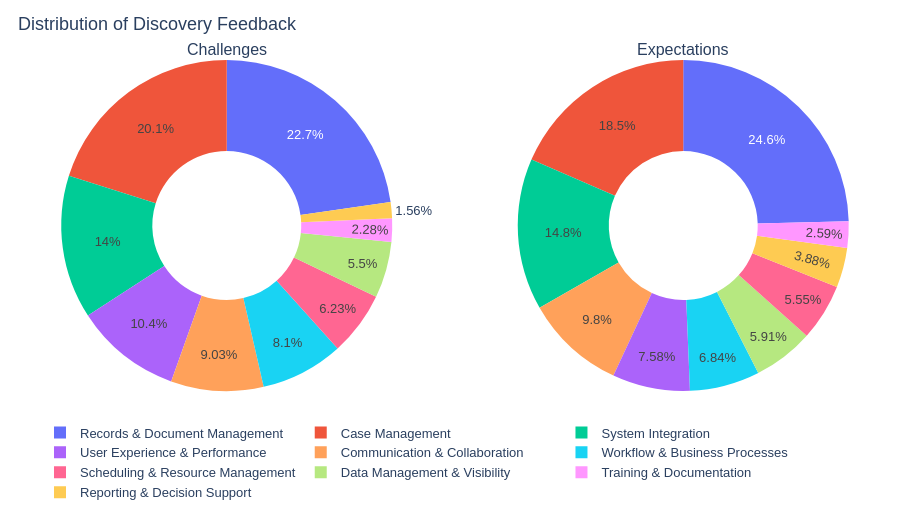

Here is the notebook cell this chart was saved with:
### Code cell
fig = make_subplots(
    rows=1,
    cols=2,
    specs=[[{"type": "domain"}, {"type": "domain"}]],
    subplot_titles=("Challenges", "Expectations"),
)

for col, frame, name in [
    (1, challenges, "Challenges"),
    (2, expectations, "Expectations"),
]:
    counts = frame["Category"].value_counts().reindex(CATEGORY_ORDER).fillna(0)
    fig.add_trace(
        go.Pie(
            labels=counts.index,
            values=counts.values,
            hole=0.45,
            name=name,
            textinfo="percent",
            hovertemplate="%{label}<br>%{value} records (%{percent})<extra></extra>",
        ),
        row=1,
        col=col,
    )

fig.update_layout(
    title_text="Distribution of Discovery Feedback",
    height=520,
    legend=dict(orientation="h", y=-0.08),
)
show(fig, "category_share_donuts")

### Figure 1 — Plotly figure (JSON) as saved in the notebook; plotly's stock layout.template omitted (floating-point values rounded to 4 significant figures)
{"data": [{"domain": {"x": [0, 0.45], "y": [0, 1]}, "hole": 0.45, "hovertemplate": "%{label}<br>%{value} records (%{percent})<extra></extra>", "labels": ["Workflow & Business Processes", "Case Management", "Data Management & Visibility", "Records & Document Management", "System Integration", "Reporting & Decision Support", "Communication & Collaboration", "Scheduling & Resource Management", "User Experience & Performance", "Training & Documentation"], "name": "Challenges", "textinfo": "percent", "type": "pie", "values": [78, 194, 53, 219, 135, 15, 87, 60, 100, 22]}, {"domain": {"x": [0.55, 1], "y": [0, 1]}, "hole": 0.45, "hovertemplate": "%{label}<br>%{value} records (%{percent})<extra></extra>", "labels": ["Workflow & Business Processes", "Case Management", "Data Management & Visibility", "Records & Document Management", "System Integration", "Reporting & Decision Support", "Communication & Collaboration", "Scheduling & Resource Management", "User Experience & Performance", "Training & Documentation"], "name": "Expectations", "textinfo": "percent", "type": "pie", "values": [37, 100, 32, 133, 80, 21, 53, 30, 41, 14]}], "layout": {"annotations": [{"font": {"size": 16}, "showarrow": false, "text": "Challenges", "x": 0.225, "xanchor": "center", "xref": "paper", "y": 1, "yanchor": "bottom", "yref": "paper"}, {"font": {"size": 16}, "showarrow": false, "text": "Expectations", "x": 0.775, "xanchor": "center", "xref": "paper", "y": 1, "yanchor": "bottom", "yref": "paper"}], "font": {"family": "IBM Plex Sans, Helvetica, Arial, sans-serif", "size": 13}, "height": 520, "legend": {"orientation": "h", "y": -0.08}, "margin": {"b": 40, "l": 40, "r": 30, "t": 60}, "title": {"text": "Distribution of Discovery Feedback", "x": 0.02, "xanchor": "left"}}}
